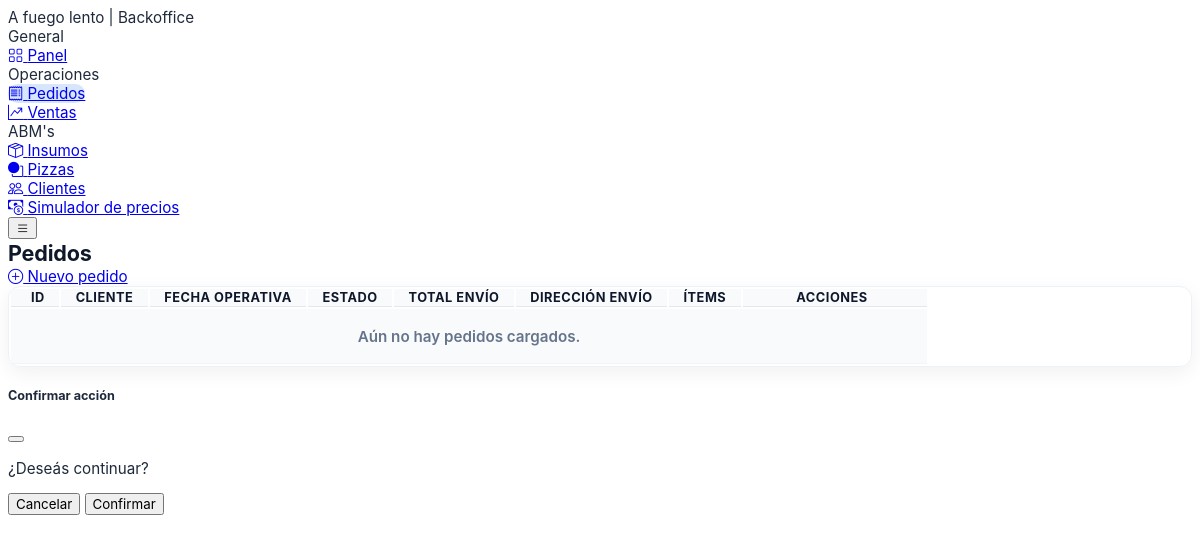
/orders/, run on an earlier commit of the app's database.
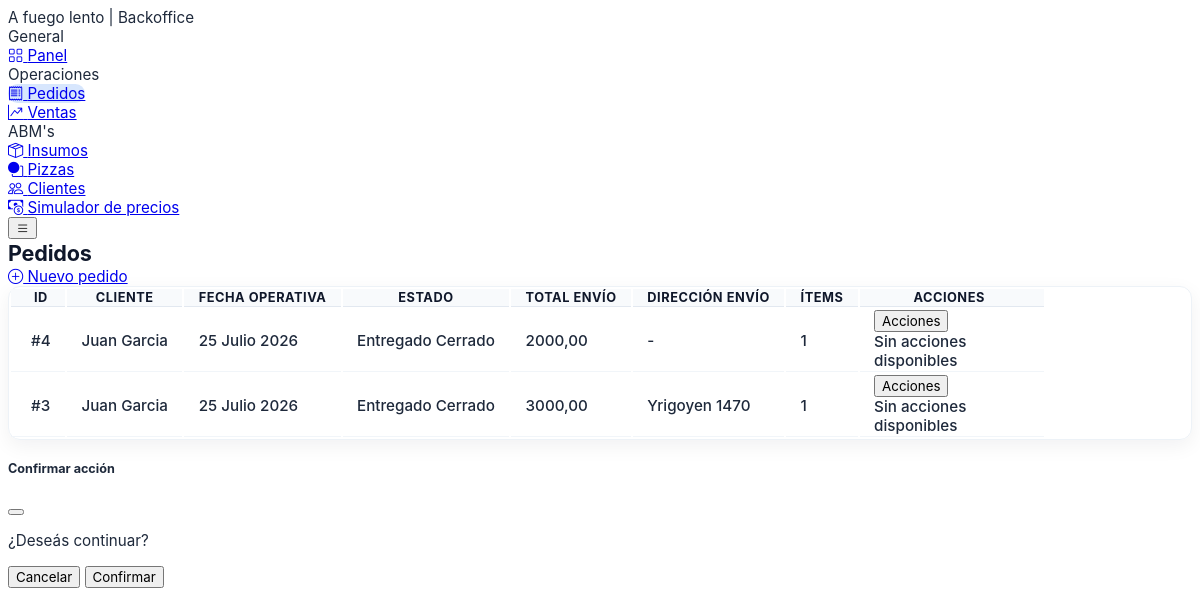
And on a later commit of the database.
### core/models.py (models this page shows, shortened)
class Order(models.Model):
    class Status(models.TextChoices):
        PENDING = "PENDING", "Pendiente"
        IN_PROGRESS = "IN_PROGRESS", "En preparación"
        DELIVERED = "DELIVERED", "Entregado"
        CANCELLED = "CANCELLED", "Cancelado"
    created_at = models.DateTimeField(default=timezone.now)
    business_date = models.DateField()
    customer = models.ForeignKey(
        Customer,
        on_delete=models.SET_NULL,
        related_name="orders",
        blank=True,
        null=True,
    )
    sale = models.OneToOneField(
        Sale,
        on_delete=models.SET_NULL,
        related_name="order",
        blank=True,
        null=True,
    )
    status = models.CharField(max_length=20, choices=Status.choices, default=Status.PENDING)
    notes = models.TextField(blank=True, null=True)
    total_envio = models.DecimalField(max_digits=12, decimal_places=2, blank=True, null=True)
    direccion_envio = models.CharField(max_length=255, blank=True, null=True)

class TimestampedModel(models.Model):
    created_at = models.DateTimeField(auto_now_add=True)
    updated_at = models.DateTimeField(auto_now=True)
    class Meta:
        abstract = True

class Customer(TimestampedModel):
    first_name = models.CharField(max_length=120)
    last_name = models.CharField(max_length=120)
    phone = models.CharField(max_length=40)
    is_active = models.BooleanField(default=True)

### core/views.py (the view)
# urls.py: path("orders/", OrderListView.as_view(), name="order_list"),
class OrderListView(ListView):
    model = Order
    template_name = "core/order_list.html"
    context_object_name = "orders"
    def get_queryset(self):
        return Order.objects.select_related("customer", "sale").prefetch_related("items__pizza").order_by(
            "-business_date", "-created_at"
        )

### templates/core/order_list.html (shortened to what this page needs)
{% extends "base.html" %}
{% block page_title %}Pedidos{% endblock %}
{% block content %}
<div class="d-flex justify-content-end mb-3">
  <a class="btn btn-primary" href="/orders/new/">
    <i class="bi bi-plus-circle"></i>&nbsp;Nuevo pedido
  </a>
</div>
<div class="card bo-content-card">
  <div class="table-responsive bo-table-responsive">
    <table class="table table-row-dashed align-middle gs-0 gy-3 bo-table">
      <thead>
        <tr>
          <th>ID</th>
          <th>Cliente</th>
          <th>Fecha operativa</th>
          <th>Estado</th>
          <th>Total envío</th>
          <th>Dirección envío</th>
          <th>Ítems</th>
          <th>Acciones</th>
        </tr>
      </thead>
      <tbody>
      {% for order in orders %}
        <tr>
          <td>#{{ order.id }}</td>
          <td>
            {% if order.customer %}
              {{ order.customer.first_name }} {{ order.customer.last_name }}
            {% else %}
              -
            {% endif %}
          </td>
          <td>{{ order.business_date }}</td>
          <td>
            {% if order.status == "PENDING" %}
              <span class="badge badge-light-warning">{{ order.get_status_display }}</span>
            {% elif order.status == "IN_PROGRESS" %}
              <span class="badge badge-light-primary">{{ order.get_status_display }}</span>
            {% elif order.status == "DELIVERED" %}
              <span class="badge badge-light-success">{{ order.get_status_display }}</span>
            {% else %}
              <span class="badge badge-light-danger">{{ order.get_status_display }}</span>
            {% endif %}
            {% if order.sale %}
              <span class="badge badge-light-success ms-1">Cerrado</span>
            {% endif %}
          </td>
          <td>{{ order.total_envio|default:"-" }}</td>
          <td>{{ order.direccion_envio|default:"-" }}</td>
          <td>{{ order.items.count }}</td>
          <td>
            <div class="dropdown">
              <button class="btn btn-sm btn-light-primary dropdown-toggle" data-bs-toggle="dropdown" type="button">
                Acciones
              </button>
              <div class="dropdown-menu">
                {% if order.status == "PENDING" and not order.sale %}
                  <form method="post" action="{% url 'core:order_change_status' order.id %}">
                    {% csrf_token %}
                    <input type="hidden" name="new_status" value="IN_PROGRESS">
                    <button class="dropdown-item" type="submit">Iniciar preparación</button>
                  </form>
                  <form method="post" action="{% url 'core:order_change_status' order.id %}" data-confirm-message="¿Cancelar el pedido #{{ order.id }}? Esta acción no tiene rollback.">
                    {% csrf_token %}
                    <input type="hidden" name="new_status" value="CANCELLED">
                    <button class="dropdown-item text-danger" type="submit">Cancelar pedido</button>
                  </form>
                  <div class="dropdown-divider"></div>
                  <a class="dropdown-item" href="/orders/{{ order.id }}/edit/">Editar</a>
                  <form method="post" action="/orders/{{ order.id }}/delete/" data-confirm-message="¿Eliminar pedido?">
                    {% csrf_token %}
                    <button class="dropdown-item text-danger" type="submit">Eliminar</button>
                  </form>
                {% else %}
                  <span class="dropdown-item-text text-muted">Sin acciones disponibles</span>
                {% endif %}
              </div>
            </div>
          </td>
        </tr>
      {% empty %}
        <tr class="bo-empty-row"><td colspan="8">Aún no hay pedidos cargados.</td></tr>
      {% endfor %}
      </tbody>
    </table>
  </div>
</div>
{% endblock %}

What changed in the data, as far as the page shows it:
added Order: id "4", customer.first_name "Juan", customer.last_name "Garcia", business_date "25 Julio 2026", status "Entregado", shows "Cerrado", total_envio "2000,00", direccion_envio "-", items.count "1", shows "Sin acciones disponibles"
added Order: id "3", customer.first_name "Juan", customer.last_name "Garcia", business_date "25 Julio 2026", status "Entregado", shows "Cerrado", total_envio "3000,00", direccion_envio "Yrigoyen 1470", items.count "1", shows "Sin acciones disponibles"
Also different on the page:
text no longer shown: "Aún no hay pedidos cargados."
